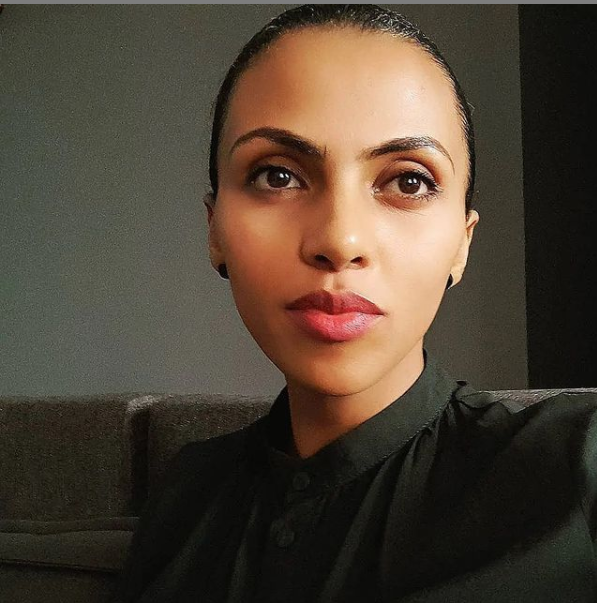
%> input picture Zeritu.png, 597 x 603 px
$ octave histogram.m   (GNU Octave 9; MATLAB toolbox functions it lacks are replaced by stand-ins)
%> lines starting %> are read from the running program, lines starting %| are printed output that depends on the picture
%% AAiT_DSP_Project_Section_3C_2021
%% Image Histogram

clc;
clear all;
close all;


%% reading image (grayscale)
I = imread('Zeritu.png');
%> I is the input picture: size 603x597x3 uint8; mean R, G, B 78.6, 66.2, 52.9
I = rgb2gray(I);
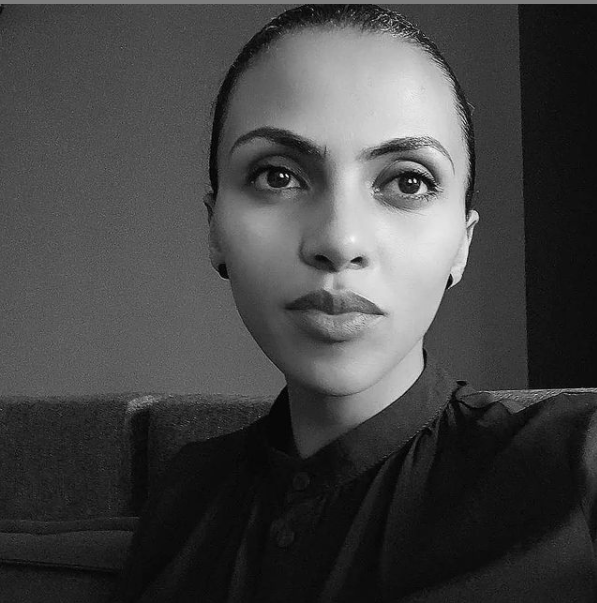
%> I: size 603x597 uint8; min 1, max 249, mean 68.5

imshow(I),title('Input Image');
h = imhist(I,256);
%> h = 256 values, max 13777 at index 15, min 0 at index 1, mean 1406.2
figure
subplot(121),imhist(I),title('Histrogram - imhist function'),ylim('auto');


%Plotting using bar function
h1 = h(1:10:256);
%> h1 = 26 values, max 4629 at index 3, min 0 at index 1, mean 1239.2
horz = 1:10:256;

subplot(122),bar(horz,h1),title('Histogram - bar function.');
%> after `title('Histogram - bar function.')`:
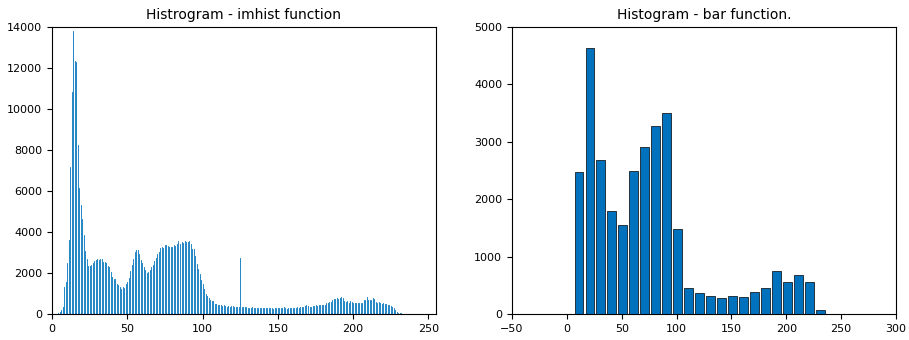
%> figure redrawn from the program's plot data, 2 panels; panel 1: highest point at x = 14, y = 13777; panel 2: tallest bar 4629 high, from x = 17 to 25

$ run again, with build.jpg saved as Zeritu.png
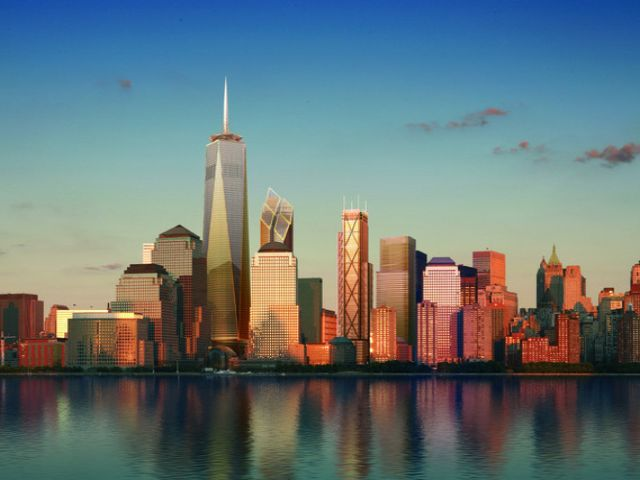
%> input picture build.jpg, 640 x 480 px
%> I is the input picture: size 480x640x3 uint8; mean R, G, B 102.1, 117.3, 119.1
%> `I = rgb2gray(I);`:
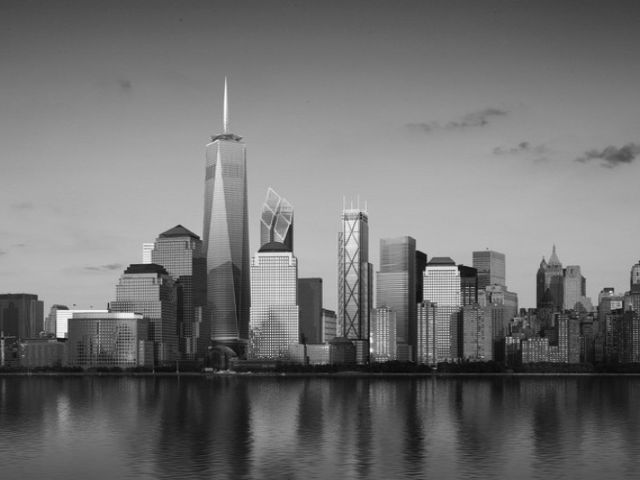
%> I: size 480x640 uint8; min 4, max 253, mean 113
%> h = 256 values, max 4351 at index 179, min 0 at index 1, mean 1200
%> h1 = 26 values, max 3488 at index 19, min 0 at index 1, mean 1204.5
%> `title('Histogram - bar function.')`:
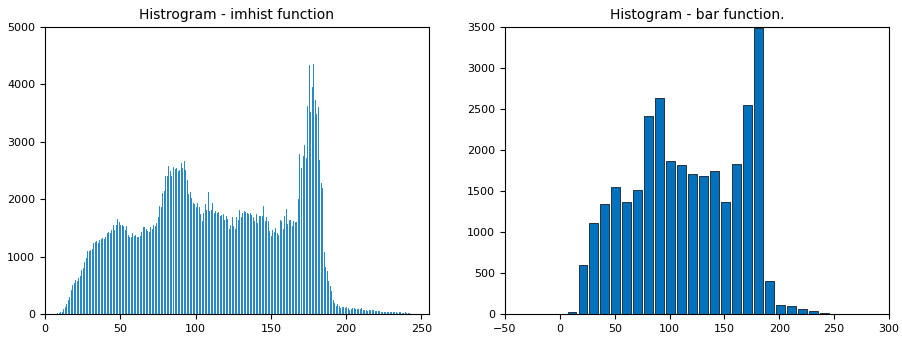
%> figure redrawn from the program's plot data, 2 panels; panel 1: highest point at x = 178, y = 4351; panel 2: tallest bar 3488 high, from x = 177 to 185
